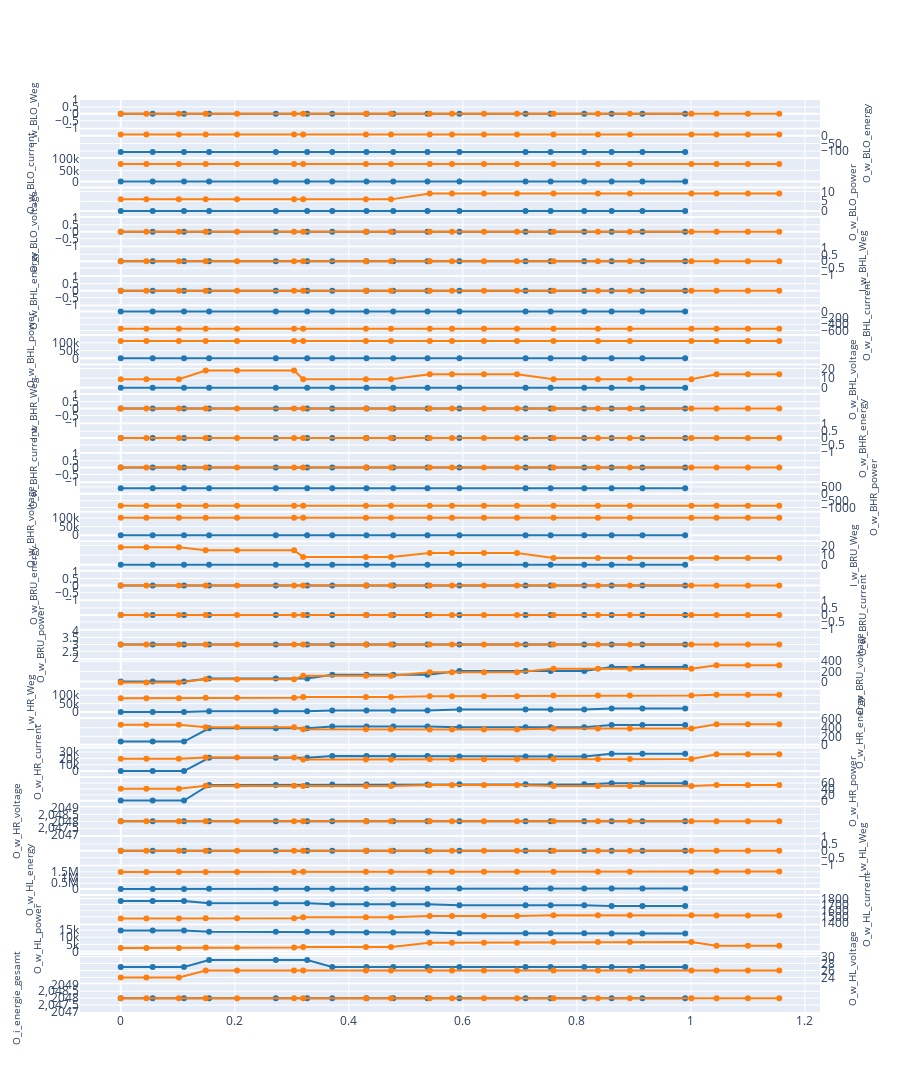

The code cell stored with this chart in its notebook:
### Code cell
state_sequences = tools.group_data_on_discrete_state(data, reset_time=True, time_col=time_col, state_column="StateEstimate")
dd = list(state_sequences.values())[0]
tools.plot_data(dd[0:2], timestamp=time_col, use_columns=cont_vars, y_title_font_size=10, vertical_spacing=0.002).show(height=20000)

### Figure 1 — Plotly figure (JSON) as saved in the notebook; plotly's stock layout.template omitted (floating-point values rounded to 4 significant figures)
{"data": [{"line": {"color": "rgba(31, 119, 180, 1)", "shape": "linear"}, "mode": "lines+markers", "name": "O_w_BLO_Axis_Ctrl", "x": [0.0, 0.056, 0.111, 0.155, 0.272, 0.327, 0.371, 0.431, 0.478, 0.538, 0.594, 0.71, 0.754, 0.813, 0.861, 0.915, 0.99], "y": [0, 0, 0, 0, 0, 0, 0, 0, 0, 0, 0, 0, 0, 0, 0, 0, 0], "type": "scatter", "xaxis": "x", "yaxis": "y"}, {"line": {"color": "rgba(255, 127, 14, 1)", "shape": "linear"}, "mode": "lines+markers", "name": "O_w_BLO_Axis_Ctrl", "x": [0.0, 0.045, 0.102, 0.149, 0.204, 0.304, 0.32, 0.43, 0.474, 0.542, 0.581, 0.637, 0.695, 0.759, 0.837, 0.893, 1.001, 1.045, 1.1, 1.155], "y": [0, 0, 0, 0, 0, 0, 0, 0, 0, 0, 0, 0, 0, 0, 0, 0, 0, 0, 0, 0], "type": "scatter", "xaxis": "x", "yaxis": "y"}, {"line": {"color": "rgba(31, 119, 180, 1)", "shape": "linear"}, "mode": "lines+markers", "name": "I_w_BLO_Weg", "x": [0.0, 0.056, 0.111, 0.155, 0.272, 0.327, 0.371, 0.431, 0.478, 0.538, 0.594, 0.71, 0.754, 0.813, 0.861, 0.915, 0.99], "y": [-106, -106, -106, -106, -106, -106, -106, -106, -106, -106, -106, -106, -106, -106, -106, -106, -106], "type": "scatter", "xaxis": "x2", "yaxis": "y2"}, {"line": {"color": "rgba(255, 127, 14, 1)", "shape": "linear"}, "mode": "lines+markers", "name": "I_w_BLO_Weg", "x": [0.0, 0.045, 0.102, 0.149, 0.204, 0.304, 0.32, 0.43, 0.474, 0.542, 0.581, 0.637, 0.695, 0.759, 0.837, 0.893, 1.001, 1.045, 1.1, 1.155], "y": [8, 8, 8, 8, 8, 8, 8, 8, 8, 8, 8, 8, 8, 8, 8, 8, 8, 8, 8, 8], "type": "scatter", "xaxis": "x2", "yaxis": "y2"}, {"line": {"color": "rgba(31, 119, 180, 1)", "shape": "linear"}, "mode": "lines+markers", "name": "O_w_BLO_energy", "x": [0.0, 0.056, 0.111, 0.155, 0.272, 0.327, 0.371, 0.431, 0.478, 0.538, 0.594, 0.71, 0.754, 0.813, 0.861, 0.915, 0.99], "y": [0, 0, 0, 0, 0, 0, 0, 0, 0, 0, 0, 0, 0, 0, 0, 0, 0], "type": "scatter", "xaxis": "x3", "yaxis": "y3"}, {"line": {"color": "rgba(255, 127, 14, 1)", "shape": "linear"}, "mode": "lines+markers", "name": "O_w_BLO_energy", "x": [0.0, 0.045, 0.102, 0.149, 0.204, 0.304, 0.32, 0.43, 0.474, 0.542, 0.581, 0.637, 0.695, 0.759, 0.837, 0.893, 1.001, 1.045, 1.1, 1.155], "y": [78203, 78203, 78203, 78203, 78203, 78203, 78203, 78203, 78203, 78203, 78203, 78203, 78203, 78203, 78203, 78203, 78203, 78203, 78203, 78203], "type": "scatter", "xaxis": "x3", "yaxis": "y3"}, {"line": {"color": "rgba(31, 119, 180, 1)", "shape": "linear"}, "mode": "lines+markers", "name": "O_w_BLO_current", "x": [0.0, 0.056, 0.111, 0.155, 0.272, 0.327, 0.371, 0.431, 0.478, 0.538, 0.594, 0.71, 0.754, 0.813, 0.861, 0.915, 0.99], "y": [0, 0, 0, 0, 0, 0, 0, 0, 0, 0, 0, 0, 0, 0, 0, 0, 0], "type": "scatter", "xaxis": "x4", "yaxis": "y4"}, {"line": {"color": "rgba(255, 127, 14, 1)", "shape": "linear"}, "mode": "lines+markers", "name": "O_w_BLO_current", "x": [0.0, 0.045, 0.102, 0.149, 0.204, 0.304, 0.32, 0.43, 0.474, 0.542, 0.581, 0.637, 0.695, 0.759, 0.837, 0.893, 1.001, 1.045, 1.1, 1.155], "y": [6, 6, 6, 6, 6, 6, 6, 6, 6, 9, 9, 9, 9, 9, 9, 9, 9, 9, 9, 9], "type": "scatter", "xaxis": "x4", "yaxis": "y4"}, {"line": {"color": "rgba(31, 119, 180, 1)", "shape": "linear"}, "mode": "lines+markers", "name": "O_w_BLO_power", "x": [0.0, 0.056, 0.111, 0.155, 0.272, 0.327, 0.371, 0.431, 0.478, 0.538, 0.594, 0.71, 0.754, 0.813, 0.861, 0.915, 0.99], "y": [0, 0, 0, 0, 0, 0, 0, 0, 0, 0, 0, 0, 0, 0, 0, 0, 0], "type": "scatter", "xaxis": "x5", "yaxis": "y5"}, {"line": {"color": "rgba(255, 127, 14, 1)", "shape": "linear"}, "mode": "lines+markers", "name": "O_w_BLO_power", "x": [0.0, 0.045, 0.102, 0.149, 0.204, 0.304, 0.32, 0.43, 0.474, 0.542, 0.581, 0.637, 0.695, 0.759, 0.837, 0.893, 1.001, 1.045, 1.1, 1.155], "y": [0, 0, 0, 0, 0, 0, 0, 0, 0, 0, 0, 0, 0, 0, 0, 0, 0, 0, 0, 0], "type": "scatter", "xaxis": "x5", "yaxis": "y5"}, {"line": {"color": "rgba(31, 119, 180, 1)", "shape": "linear"}, "mode": "lines+markers", "name": "O_w_BLO_voltage", "x": [0.0, 0.056, 0.111, 0.155, 0.272, 0.327, 0.371, 0.431, 0.478, 0.538, 0.594, 0.71, 0.754, 0.813, 0.861, 0.915, 0.99], "y": [0, 0, 0, 0, 0, 0, 0, 0, 0, 0, 0, 0, 0, 0, 0, 0, 0], "type": "scatter", "xaxis": "x6", "yaxis": "y6"}, {"line": {"color": "rgba(255, 127, 14, 1)", "shape": "linear"}, "mode": "lines+markers", "name": "O_w_BLO_voltage", "x": [0.0, 0.045, 0.102, 0.149, 0.204, 0.304, 0.32, 0.43, 0.474, 0.542, 0.581, 0.637, 0.695, 0.759, 0.837, 0.893, 1.001, 1.045, 1.1, 1.155], "y": [0, 0, 0, 0, 0, 0, 0, 0, 0, 0, 0, 0, 0, 0, 0, 0, 0, 0, 0, 0], "type": "scatter", "xaxis": "x6", "yaxis": "y6"}, {"line": {"color": "rgba(31, 119, 180, 1)", "shape": "linear"}, "mode": "lines+markers", "name": "O_w_BHL_Axis_Ctrl", "x": [0.0, 0.056, 0.111, 0.155, 0.272, 0.327, 0.371, 0.431, 0.478, 0.538, 0.594, 0.71, 0.754, 0.813, 0.861, 0.915, 0.99], "y": [0, 0, 0, 0, 0, 0, 0, 0, 0, 0, 0, 0, 0, 0, 0, 0, 0], "type": "scatter", "xaxis": "x7", "yaxis": "y7"}, {"line": {"color": "rgba(255, 127, 14, 1)", "shape": "linear"}, "mode": "lines+markers", "name": "O_w_BHL_Axis_Ctrl", "x": [0.0, 0.045, 0.102, 0.149, 0.204, 0.304, 0.32, 0.43, 0.474, 0.542, 0.581, 0.637, 0.695, 0.759, 0.837, 0.893, 1.001, 1.045, 1.1, 1.155], "y": [0, 0, 0, 0, 0, 0, 0, 0, 0, 0, 0, 0, 0, 0, 0, 0, 0, 0, 0, 0], "type": "scatter", "xaxis": "x7", "yaxis": "y7"}, {"line": {"color": "rgba(31, 119, 180, 1)", "shape": "linear"}, "mode": "lines+markers", "name": "I_w_BHL_Weg", "x": [0.0, 0.056, 0.111, 0.155, 0.272, 0.327, 0.371, 0.431, 0.478, 0.538, 0.594, 0.71, 0.754, 0.813, 0.861, 0.915, 0.99], "y": [0, 0, 0, 0, 0, 0, 0, 0, 0, 0, 0, 0, 0, 0, 0, 0, 0], "type": "scatter", "xaxis": "x8", "yaxis": "y8"}, {"line": {"color": "rgba(255, 127, 14, 1)", "shape": "linear"}, "mode": "lines+markers", "name": "I_w_BHL_Weg", "x": [0.0, 0.045, 0.102, 0.149, 0.204, 0.304, 0.32, 0.43, 0.474, 0.542, 0.581, 0.637, 0.695, 0.759, 0.837, 0.893, 1.001, 1.045, 1.1, 1.155], "y": [-546, -546, -546, -546, -546, -546, -546, -546, -546, -546, -546, -546, -546, -546, -546, -546, -546, -546, -546, -546], "type": "scatter", "xaxis": "x8", "yaxis": "y8"}, {"line": {"color": "rgba(31, 119, 180, 1)", "shape": "linear"}, "mode": "lines+markers", "name": "O_w_BHL_energy", "x": [0.0, 0.056, 0.111, 0.155, 0.272, 0.327, 0.371, 0.431, 0.478, 0.538, 0.594, 0.71, 0.754, 0.813, 0.861, 0.915, 0.99], "y": [0, 0, 0, 0, 0, 0, 0, 0, 0, 0, 0, 0, 0, 0, 0, 0, 0], "type": "scatter", "xaxis": "x9", "yaxis": "y9"}, {"line": {"color": "rgba(255, 127, 14, 1)", "shape": "linear"}, "mode": "lines+markers", "name": "O_w_BHL_energy", "x": [0.0, 0.045, 0.102, 0.149, 0.204, 0.304, 0.32, 0.43, 0.474, 0.542, 0.581, 0.637, 0.695, 0.759, 0.837, 0.893, 1.001, 1.045, 1.1, 1.155], "y": [111969, 111969, 111969, 111969, 111969, 111969, 111969, 111969, 111969, 111969, 111969, 111969, 111969, 111969, 111969, 111969, 111969, 111969, 111969, 111969], "type": "scatter", "xaxis": "x9", "yaxis": "y9"}, {"line": {"color": "rgba(31, 119, 180, 1)", "shape": "linear"}, "mode": "lines+markers", "name": "O_w_BHL_current", "x": [0.0, 0.056, 0.111, 0.155, 0.272, 0.327, 0.371, 0.431, 0.478, 0.538, 0.594, 0.71, 0.754, 0.813, 0.861, 0.915, 0.99], "y": [0, 0, 0, 0, 0, 0, 0, 0, 0, 0, 0, 0, 0, 0, 0, 0, 0], "type": "scatter", "xaxis": "x10", "yaxis": "y10"}, {"line": {"color": "rgba(255, 127, 14, 1)", "shape": "linear"}, "mode": "lines+markers", "name": "O_w_BHL_current", "x": [0.0, 0.045, 0.102, 0.149, 0.204, 0.304, 0.32, 0.43, 0.474, 0.542, 0.581, 0.637, 0.695, 0.759, 0.837, 0.893, 1.001, 1.045, 1.1, 1.155], "y": [9, 9, 9, 18, 18, 18, 9, 9, 9, 14, 14, 14, 14, 9, 9, 9, 9, 14, 14, 14], "type": "scatter", "xaxis": "x10", "yaxis": "y10"}, {"line": {"color": "rgba(31, 119, 180, 1)", "shape": "linear"}, "mode": "lines+markers", "name": "O_w_BHL_power", "x": [0.0, 0.056, 0.111, 0.155, 0.272, 0.327, 0.371, 0.431, 0.478, 0.538, 0.594, 0.71, 0.754, 0.813, 0.861, 0.915, 0.99], "y": [0, 0, 0, 0, 0, 0, 0, 0, 0, 0, 0, 0, 0, 0, 0, 0, 0], "type": "scatter", "xaxis": "x11", "yaxis": "y11"}, {"line": {"color": "rgba(255, 127, 14, 1)", "shape": "linear"}, "mode": "lines+markers", "name": "O_w_BHL_power", "x": [0.0, 0.045, 0.102, 0.149, 0.204, 0.304, 0.32, 0.43, 0.474, 0.542, 0.581, 0.637, 0.695, 0.759, 0.837, 0.893, 1.001, 1.045, 1.1, 1.155], "y": [0, 0, 0, 0, 0, 0, 0, 0, 0, 0, 0, 0, 0, 0, 0, 0, 0, 0, 0, 0], "type": "scatter", "xaxis": "x11", "yaxis": "y11"}, {"line": {"color": "rgba(31, 119, 180, 1)", "shape": "linear"}, "mode": "lines+markers", "name": "O_w_BHL_voltage", "x": [0.0, 0.056, 0.111, 0.155, 0.272, 0.327, 0.371, 0.431, 0.478, 0.538, 0.594, 0.71, 0.754, 0.813, 0.861, 0.915, 0.99], "y": [0, 0, 0, 0, 0, 0, 0, 0, 0, 0, 0, 0, 0, 0, 0, 0, 0], "type": "scatter", "xaxis": "x12", "yaxis": "y12"}, {"line": {"color": "rgba(255, 127, 14, 1)", "shape": "linear"}, "mode": "lines+markers", "name": "O_w_BHL_voltage", "x": [0.0, 0.045, 0.102, 0.149, 0.204, 0.304, 0.32, 0.43, 0.474, 0.542, 0.581, 0.637, 0.695, 0.759, 0.837, 0.893, 1.001, 1.045, 1.1, 1.155], "y": [0, 0, 0, 0, 0, 0, 0, 0, 0, 0, 0, 0, 0, 0, 0, 0, 0, 0, 0, 0], "type": "scatter", "xaxis": "x12", "yaxis": "y12"}, {"line": {"color": "rgba(31, 119, 180, 1)", "shape": "linear"}, "mode": "lines+markers", "name": "O_w_BHR_Axis_Ctrl", "x": [0.0, 0.056, 0.111, 0.155, 0.272, 0.327, 0.371, 0.431, 0.478, 0.538, 0.594, 0.71, 0.754, 0.813, 0.861, 0.915, 0.99], "y": [0, 0, 0, 0, 0, 0, 0, 0, 0, 0, 0, 0, 0, 0, 0, 0, 0], "type": "scatter", "xaxis": "x13", "yaxis": "y13"}, {"line": {"color": "rgba(255, 127, 14, 1)", "shape": "linear"}, "mode": "lines+markers", "name": "O_w_BHR_Axis_Ctrl", "x": [0.0, 0.045, 0.102, 0.149, 0.204, 0.304, 0.32, 0.43, 0.474, 0.542, 0.581, 0.637, 0.695, 0.759, 0.837, 0.893, 1.001, 1.045, 1.1, 1.155], "y": [0, 0, 0, 0, 0, 0, 0, 0, 0, 0, 0, 0, 0, 0, 0, 0, 0, 0, 0, 0], "type": "scatter", "xaxis": "x13", "yaxis": "y13"}, {"line": {"color": "rgba(31, 119, 180, 1)", "shape": "linear"}, "mode": "lines+markers", "name": "I_w_BHR_Weg", "x": [0.0, 0.056, 0.111, 0.155, 0.272, 0.327, 0.371, 0.431, 0.478, 0.538, 0.594, 0.71, 0.754, 0.813, 0.861, 0.915, 0.99], "y": [388, 388, 388, 388, 388, 388, 388, 388, 388, 388, 388, 388, 388, 388, 388, 388, 388], "type": "scatter", "xaxis": "x14", "yaxis": "y14"}, {"line": {"color": "rgba(255, 127, 14, 1)", "shape": "linear"}, "mode": "lines+markers", "name": "I_w_BHR_Weg", "x": [0.0, 0.045, 0.102, 0.149, 0.204, 0.304, 0.32, 0.43, 0.474, 0.542, 0.581, 0.637, 0.695, 0.759, 0.837, 0.893, 1.001, 1.045, 1.1, 1.155], "y": [-874, -874, -874, -874, -874, -874, -874, -874, -874, -874, -874, -874, -874, -874, -874, -874, -874, -874, -874, -874], "type": "scatter", "xaxis": "x14", "yaxis": "y14"}, {"line": {"color": "rgba(31, 119, 180, 1)", "shape": "linear"}, "mode": "lines+markers", "name": "O_w_BHR_energy", "x": [0.0, 0.056, 0.111, 0.155, 0.272, 0.327, 0.371, 0.431, 0.478, 0.538, 0.594, 0.71, 0.754, 0.813, 0.861, 0.915, 0.99], "y": [0, 0, 0, 0, 0, 0, 0, 0, 0, 0, 0, 0, 0, 0, 0, 0, 0], "type": "scatter", "xaxis": "x15", "yaxis": "y15"}, {"line": {"color": "rgba(255, 127, 14, 1)", "shape": "linear"}, "mode": "lines+markers", "name": "O_w_BHR_energy", "x": [0.0, 0.045, 0.102, 0.149, 0.204, 0.304, 0.32, 0.43, 0.474, 0.542, 0.581, 0.637, 0.695, 0.759, 0.837, 0.893, 1.001, 1.045, 1.1, 1.155], "y": [101395, 101395, 101395, 101395, 101395, 101395, 101395, 101395, 101395, 101395, 101395, 101395, 101395, 101395, 101395, 101395, 101395, 101395, 101395, 101395], "type": "scatter", "xaxis": "x15", "yaxis": "y15"}, {"line": {"color": "rgba(31, 119, 180, 1)", "shape": "linear"}, "mode": "lines+markers", "name": "O_w_BHR_current", "x": [0.0, 0.056, 0.111, 0.155, 0.272, 0.327, 0.371, 0.431, 0.478, 0.538, 0.594, 0.71, 0.754, 0.813, 0.861, 0.915, 0.99], "y": [0, 0, 0, 0, 0, 0, 0, 0, 0, 0, 0, 0, 0, 0, 0, 0, 0], "type": "scatter", "xaxis": "x16", "yaxis": "y16"}, {"line": {"color": "rgba(255, 127, 14, 1)", "shape": "linear"}, "mode": "lines+markers", "name": "O_w_BHR_current", "x": [0.0, 0.045, 0.102, 0.149, 0.204, 0.304, 0.32, 0.43, 0.474, 0.542, 0.581, 0.637, 0.695, 0.759, 0.837, 0.893, 1.001, 1.045, 1.1, 1.155], "y": [18, 18, 18, 15, 15, 15, 8, 8, 8, 12, 12, 12, 12, 7, 7, 7, 7, 7, 7, 7], "type": "scatter", "xaxis": "x16", "yaxis": "y16"}, {"line": {"color": "rgba(31, 119, 180, 1)", "shape": "linear"}, "mode": "lines+markers", "name": "O_w_BHR_power", "x": [0.0, 0.056, 0.111, 0.155, 0.272, 0.327, 0.371, 0.431, 0.478, 0.538, 0.594, 0.71, 0.754, 0.813, 0.861, 0.915, 0.99], "y": [0, 0, 0, 0, 0, 0, 0, 0, 0, 0, 0, 0, 0, 0, 0, 0, 0], "type": "scatter", "xaxis": "x17", "yaxis": "y17"}, {"line": {"color": "rgba(255, 127, 14, 1)", "shape": "linear"}, "mode": "lines+markers", "name": "O_w_BHR_power", "x": [0.0, 0.045, 0.102, 0.149, 0.204, 0.304, 0.32, 0.43, 0.474, 0.542, 0.581, 0.637, 0.695, 0.759, 0.837, 0.893, 1.001, 1.045, 1.1, 1.155], "y": [0, 0, 0, 0, 0, 0, 0, 0, 0, 0, 0, 0, 0, 0, 0, 0, 0, 0, 0, 0], "type": "scatter", "xaxis": "x17", "yaxis": "y17"}, {"line": {"color": "rgba(31, 119, 180, 1)", "shape": "linear"}, "mode": "lines+markers", "name": "O_w_BHR_voltage", "x": [0.0, 0.056, 0.111, 0.155, 0.272, 0.327, 0.371, 0.431, 0.478, 0.538, 0.594, 0.71, 0.754, 0.813, 0.861, 0.915, 0.99], "y": [0, 0, 0, 0, 0, 0, 0, 0, 0, 0, 0, 0, 0, 0, 0, 0, 0], "type": "scatter", "xaxis": "x18", "yaxis": "y18"}, {"line": {"color": "rgba(255, 127, 14, 1)", "shape": "linear"}, "mode": "lines+markers", "name": "O_w_BHR_voltage", "x": [0.0, 0.045, 0.102, 0.149, 0.204, 0.304, 0.32, 0.43, 0.474, 0.542, 0.581, 0.637, 0.695, 0.759, 0.837, 0.893, 1.001, 1.045, 1.1, 1.155], "y": [0, 0, 0, 0, 0, 0, 0, 0, 0, 0, 0, 0, 0, 0, 0, 0, 0, 0, 0, 0], "type": "scatter", "xaxis": "x18", "yaxis": "y18"}, {"line": {"color": "rgba(31, 119, 180, 1)", "shape": "linear"}, "mode": "lines+markers", "name": "O_w_BRU_Axis_Ctrl", "x": [0.0, 0.056, 0.111, 0.155, 0.272, 0.327, 0.371, 0.431, 0.478, 0.538, 0.594, 0.71, 0.754, 0.813, 0.861, 0.915, 0.99], "y": [3, 3, 3, 3, 3, 3, 3, 3, 3, 3, 3, 3, 3, 3, 3, 3, 3], "type": "scatter", "xaxis": "x19", "yaxis": "y19"}, {"line": {"color": "rgba(255, 127, 14, 1)", "shape": "linear"}, "mode": "lines+markers", "name": "O_w_BRU_Axis_Ctrl", "x": [0.0, 0.045, 0.102, 0.149, 0.204, 0.304, 0.32, 0.43, 0.474, 0.542, 0.581, 0.637, 0.695, 0.759, 0.837, 0.893, 1.001, 1.045, 1.1, 1.155], "y": [3, 3, 3, 3, 3, 3, 3, 3, 3, 3, 3, 3, 3, 3, 3, 3, 3, 3, 3, 3], "type": "scatter", "xaxis": "x19", "yaxis": "y19"}, {"line": {"color": "rgba(31, 119, 180, 1)", "shape": "linear"}, "mode": "lines+markers", "name": "I_w_BRU_Weg", "x": [0.0, 0.056, 0.111, 0.155, 0.272, 0.327, 0.371, 0.431, 0.478, 0.538, 0.594, 0.71, 0.754, 0.813, 0.861, 0.915, 0.99], "y": [0, 0, 0, 57, 57, 57, 131, 131, 131, 131, 209, 209, 209, 209, 287, 287, 287], "type": "scatter", "xaxis": "x20", "yaxis": "y20"}, {"line": {"color": "rgba(255, 127, 14, 1)", "shape": "linear"}, "mode": "lines+markers", "name": "I_w_BRU_Weg", "x": [0.0, 0.045, 0.102, 0.149, 0.204, 0.304, 0.32, 0.43, 0.474, 0.542, 0.581, 0.637, 0.695, 0.759, 0.837, 0.893, 1.001, 1.045, 1.1, 1.155], "y": [-24, -24, -24, 43, 43, 43, 113, 113, 113, 182, 182, 182, 182, 252, 252, 252, 252, 322, 322, 322], "type": "scatter", "xaxis": "x20", "yaxis": "y20"}, {"line": {"color": "rgba(31, 119, 180, 1)", "shape": "linear"}, "mode": "lines+markers", "name": "O_w_BRU_energy", "x": [0.0, 0.056, 0.111, 0.155, 0.272, 0.327, 0.371, 0.431, 0.478, 0.538, 0.594, 0.71, 0.754, 0.813, 0.861, 0.915, 0.99], "y": [0, 0, 0, 4842, 4842, 4842, 10098, 10098, 10098, 10098, 14840, 14840, 14840, 14840, 20558, 20558, 20558], "type": "scatter", "xaxis": "x21", "yaxis": "y21"}, {"line": {"color": "rgba(255, 127, 14, 1)", "shape": "linear"}, "mode": "lines+markers", "name": "O_w_BRU_energy", "x": [0.0, 0.045, 0.102, 0.149, 0.204, 0.304, 0.32, 0.43, 0.474, 0.542, 0.581, 0.637, 0.695, 0.759, 0.837, 0.893, 1.001, 1.045, 1.1, 1.155], "y": [81530, 81530, 81530, 85750, 85750, 85750, 89656, 89656, 89656, 94385, 94385, 94385, 94385, 98341, 98341, 98341, 98341, 103154, 103154, 103154], "type": "scatter", "xaxis": "x21", "yaxis": "y21"}, {"line": {"color": "rgba(31, 119, 180, 1)", "shape": "linear"}, "mode": "lines+markers", "name": "O_w_BRU_current", "x": [0.0, 0.056, 0.111, 0.155, 0.272, 0.327, 0.371, 0.431, 0.478, 0.538, 0.594, 0.71, 0.754, 0.813, 0.861, 0.915, 0.99], "y": [77, 77, 77, 389, 389, 389, 432, 432, 432, 432, 412, 412, 412, 412, 468, 468, 468], "type": "scatter", "xaxis": "x22", "yaxis": "y22"}, {"line": {"color": "rgba(255, 127, 14, 1)", "shape": "linear"}, "mode": "lines+markers", "name": "O_w_BRU_current", "x": [0.0, 0.045, 0.102, 0.149, 0.204, 0.304, 0.32, 0.43, 0.474, 0.542, 0.581, 0.637, 0.695, 0.759, 0.837, 0.893, 1.001, 1.045, 1.1, 1.155], "y": [473, 473, 473, 412, 412, 412, 367, 367, 367, 362, 362, 362, 362, 382, 382, 382, 382, 485, 485, 485], "type": "scatter", "xaxis": "x22", "yaxis": "y22"}, {"line": {"color": "rgba(31, 119, 180, 1)", "shape": "linear"}, "mode": "lines+markers", "name": "O_w_BRU_power", "x": [0.0, 0.056, 0.111, 0.155, 0.272, 0.327, 0.371, 0.431, 0.478, 0.538, 0.594, 0.71, 0.754, 0.813, 0.861, 0.915, 0.99], "y": [0, 0, 0, 21006, 21006, 21006, 23815, 23815, 23815, 23815, 23016, 23016, 23016, 23016, 27608, 27608, 27608], "type": "scatter", "xaxis": "x23", "yaxis": "y23"}, {"line": {"color": "rgba(255, 127, 14, 1)", "shape": "linear"}, "mode": "lines+markers", "name": "O_w_BRU_power", "x": [0.0, 0.045, 0.102, 0.149, 0.204, 0.304, 0.32, 0.43, 0.474, 0.542, 0.581, 0.637, 0.695, 0.759, 0.837, 0.893, 1.001, 1.045, 1.1, 1.155], "y": [19393, 19393, 19393, 21420, 21420, 21420, 18200, 18200, 18200, 18720, 18720, 18720, 18720, 19150, 19150, 19150, 19150, 26510, 26510, 26510], "type": "scatter", "xaxis": "x23", "yaxis": "y23"}, {"line": {"color": "rgba(31, 119, 180, 1)", "shape": "linear"}, "mode": "lines+markers", "name": "O_w_BRU_voltage", "x": [0.0, 0.056, 0.111, 0.155, 0.272, 0.327, 0.371, 0.431, 0.478, 0.538, 0.594, 0.71, 0.754, 0.813, 0.861, 0.915, 0.99], "y": [1, 1, 1, 54, 54, 54, 55, 55, 55, 55, 56, 56, 56, 56, 60, 60, 60], "type": "scatter", "xaxis": "x24", "yaxis": "y24"}, {"line": {"color": "rgba(255, 127, 14, 1)", "shape": "linear"}, "mode": "lines+markers", "name": "O_w_BRU_voltage", "x": [0.0, 0.045, 0.102, 0.149, 0.204, 0.304, 0.32, 0.43, 0.474, 0.542, 0.581, 0.637, 0.695, 0.759, 0.837, 0.893, 1.001, 1.045, 1.1, 1.155], "y": [41, 41, 41, 51, 51, 51, 50, 50, 50, 54, 54, 54, 54, 50, 50, 50, 50, 54, 54, 54], "type": "scatter", "xaxis": "x24", "yaxis": "y24"}, {"line": {"color": "rgba(31, 119, 180, 1)", "shape": "linear"}, "mode": "lines+markers", "name": "O_w_HAR_Ctrl", "x": [0.0, 0.056, 0.111, 0.155, 0.272, 0.327, 0.371, 0.431, 0.478, 0.538, 0.594, 0.71, 0.754, 0.813, 0.861, 0.915, 0.99], "y": [2048, 2048, 2048, 2048, 2048, 2048, 2048, 2048, 2048, 2048, 2048, 2048, 2048, 2048, 2048, 2048, 2048], "type": "scatter", "xaxis": "x25", "yaxis": "y25"}, {"line": {"color": "rgba(255, 127, 14, 1)", "shape": "linear"}, "mode": "lines+markers", "name": "O_w_HAR_Ctrl", "x": [0.0, 0.045, 0.102, 0.149, 0.204, 0.304, 0.32, 0.43, 0.474, 0.542, 0.581, 0.637, 0.695, 0.759, 0.837, 0.893, 1.001, 1.045, 1.1, 1.155], "y": [2048, 2048, 2048, 2048, 2048, 2048, 2048, 2048, 2048, 2048, 2048, 2048, 2048, 2048, 2048, 2048, 2048, 2048, 2048, 2048], "type": "scatter", "xaxis": "x25", "yaxis": "y25"}, {"line": {"color": "rgba(31, 119, 180, 1)", "shape": "linear"}, "mode": "lines+markers", "name": "I_w_HR_Weg", "x": [0.0, 0.056, 0.111, 0.155, 0.272, 0.327, 0.371, 0.431, 0.478, 0.538, 0.594, 0.71, 0.754, 0.813, 0.861, 0.915, 0.99], "y": [0, 0, 0, 0, 0, 0, 0, 0, 0, 0, 0, 0, 0, 0, 0, 0, 0], "type": "scatter", "xaxis": "x26", "yaxis": "y26"}, {"line": {"color": "rgba(255, 127, 14, 1)", "shape": "linear"}, "mode": "lines+markers", "name": "I_w_HR_Weg", "x": [0.0, 0.045, 0.102, 0.149, 0.204, 0.304, 0.32, 0.43, 0.474, 0.542, 0.581, 0.637, 0.695, 0.759, 0.837, 0.893, 1.001, 1.045, 1.1, 1.155], "y": [0, 0, 0, 0, 0, 0, 0, 0, 0, 0, 0, 0, 0, 0, 0, 0, 0, 0, 0, 0], "type": "scatter", "xaxis": "x26", "yaxis": "y26"}, {"line": {"color": "rgba(31, 119, 180, 1)", "shape": "linear"}, "mode": "lines+markers", "name": "O_w_HR_energy", "x": [0.0, 0.056, 0.111, 0.155, 0.272, 0.327, 0.371, 0.431, 0.478, 0.538, 0.594, 0.71, 0.754, 0.813, 0.861, 0.915, 0.99], "y": [2206, 2206, 2206, 12603, 12603, 12603, 22274, 22274, 22274, 22274, 32313, 32313, 32313, 32313, 42284, 42284, 42284], "type": "scatter", "xaxis": "x27", "yaxis": "y27"}, {"line": {"color": "rgba(255, 127, 14, 1)", "shape": "linear"}, "mode": "lines+markers", "name": "O_w_HR_energy", "x": [0.0, 0.045, 0.102, 0.149, 0.204, 0.304, 0.32, 0.43, 0.474, 0.542, 0.581, 0.637, 0.695, 0.759, 0.837, 0.893, 1.001, 1.045, 1.1, 1.155], "y": [1478957, 1478957, 1478957, 1487215, 1487215, 1487215, 1495539, 1495539, 1495539, 1503989, 1503989, 1503989, 1503989, 1512495, 1512495, 1512495, 1512495, 1521327, 1521327, 1521327], "type": "scatter", "xaxis": "x27", "yaxis": "y27"}, {"line": {"color": "rgba(31, 119, 180, 1)", "shape": "linear"}, "mode": "lines+markers", "name": "O_w_HR_current", "x": [0.0, 0.056, 0.111, 0.155, 0.272, 0.327, 0.371, 0.431, 0.478, 0.538, 0.594, 0.71, 0.754, 0.813, 0.861, 0.915, 0.99], "y": [1758, 1758, 1758, 1721, 1721, 1721, 1707, 1707, 1707, 1707, 1690, 1690, 1690, 1690, 1677, 1677, 1677], "type": "scatter", "xaxis": "x28", "yaxis": "y28"}, {"line": {"color": "rgba(255, 127, 14, 1)", "shape": "linear"}, "mode": "lines+markers", "name": "O_w_HR_current", "x": [0.0, 0.045, 0.102, 0.149, 0.204, 0.304, 0.32, 0.43, 0.474, 0.542, 0.581, 0.637, 0.695, 0.759, 0.837, 0.893, 1.001, 1.045, 1.1, 1.155], "y": [1472, 1472, 1472, 1475, 1475, 1475, 1493, 1493, 1493, 1510, 1510, 1510, 1510, 1523, 1523, 1523, 1523, 1519, 1519, 1519], "type": "scatter", "xaxis": "x28", "yaxis": "y28"}, {"line": {"color": "rgba(31, 119, 180, 1)", "shape": "linear"}, "mode": "lines+markers", "name": "O_w_HR_power", "x": [0.0, 0.056, 0.111, 0.155, 0.272, 0.327, 0.371, 0.431, 0.478, 0.538, 0.594, 0.71, 0.754, 0.813, 0.861, 0.915, 0.99], "y": [14698, 14698, 14698, 13834, 13834, 13834, 13321, 13321, 13321, 13321, 12862, 12862, 12862, 12862, 12565, 12565, 12565], "type": "scatter", "xaxis": "x29", "yaxis": "y29"}, {"line": {"color": "rgba(255, 127, 14, 1)", "shape": "linear"}, "mode": "lines+markers", "name": "O_w_HR_power", "x": [0.0, 0.045, 0.102, 0.149, 0.204, 0.304, 0.32, 0.43, 0.474, 0.542, 0.581, 0.637, 0.695, 0.759, 0.837, 0.893, 1.001, 1.045, 1.1, 1.155], "y": [2560, 2560, 2560, 2800, 2800, 2800, 3232, 3232, 3232, 6232, 6232, 6232, 6232, 6726, 6726, 6726, 6726, 4096, 4096, 4096], "type": "scatter", "xaxis": "x29", "yaxis": "y29"}, {"line": {"color": "rgba(31, 119, 180, 1)", "shape": "linear"}, "mode": "lines+markers", "name": "O_w_HR_voltage", "x": [0.0, 0.056, 0.111, 0.155, 0.272, 0.327, 0.371, 0.431, 0.478, 0.538, 0.594, 0.71, 0.754, 0.813, 0.861, 0.915, 0.99], "y": [27, 27, 27, 29, 29, 29, 27, 27, 27, 27, 27, 27, 27, 27, 27, 27, 27], "type": "scatter", "xaxis": "x30", "yaxis": "y30"}, {"line": {"color": "rgba(255, 127, 14, 1)", "shape": "linear"}, "mode": "lines+markers", "name": "O_w_HR_voltage", "x": [0.0, 0.045, 0.102, 0.149, 0.204, 0.304, 0.32, 0.43, 0.474, 0.542, 0.581, 0.637, 0.695, 0.759, 0.837, 0.893, 1.001, 1.045, 1.1, 1.155], "y": [24, 24, 24, 26, 26, 26, 26, 26, 26, 26, 26, 26, 26, 26, 26, 26, 26, 26, 26, 26], "type": "scatter", "xaxis": "x30", "yaxis": "y30"}, {"line": {"color": "rgba(31, 119, 180, 1)", "shape": "linear"}, "mode": "lines+markers", "name": "O_w_HAL_Ctrl", "x": [0.0, 0.056, 0.111, 0.155, 0.272, 0.327, 0.371, 0.431, 0.478, 0.538, 0.594, 0.71, 0.754, 0.813, 0.861, 0.915, 0.99], "y": [2048, 2048, 2048, 2048, 2048, 2048, 2048, 2048, 2048, 2048, 2048, 2048, 2048, 2048, 2048, 2048, 2048], "type": "scatter", "xaxis": "x31", "yaxis": "y31"}, {"line": {"color": "rgba(255, 127, 14, 1)", "shape": "linear"}, "mode": "lines+markers", "name": "O_w_HAL_Ctrl", "x": [0.0, 0.045, 0.102, 0.149, 0.204, 0.304, 0.32, 0.43, 0.474, 0.542, 0.581, 0.637, 0.695, 0.759, 0.837, 0.893, 1.001, 1.045, 1.1, 1.155], "y": [2048, 2048, 2048, 2048, 2048, 2048, 2048, 2048, 2048, 2048, 2048, 2048, 2048, 2048, 2048, 2048, 2048, 2048, 2048, 2048], "type": "scatter", "xaxis": "x31", "yaxis": "y31"}], "layout": {"xaxis": {"anchor": "y", "domain": [0.0, 1.0], "matches": "x31", "showticklabels": false}, "yaxis": {"anchor": "x", "domain": [0.9697, 1.0], "title": {"font": {"size": 10}, "text": "I_w_BLO_Weg"}, "categoryorder": "category ascending"}, "xaxis2": {"anchor": "y2", "domain": [0.0, 1.0], "matches": "x31", "showticklabels": false}, "yaxis2": {"anchor": "x2", "domain": [0.9374, 0.9677], "title": {"font": {"size": 10}, "text": "O_w_BLO_energy"}, "categoryorder": "category ascending", "side": "right"}, "xaxis3": {"anchor": "y3", "domain": [0.0, 1.0], "matches": "x31", "showticklabels": false}, "yaxis3": {"anchor": "x3", "domain": [0.905, 0.9354], "title": {"font": {"size": 10}, "text": "O_w_BLO_current"}, "categoryorder": "category ascending"}, "xaxis4": {"anchor": "y4", "domain": [0.0, 1.0], "matches": "x31", "showticklabels": false}, "yaxis4": {"anchor": "x4", "domain": [0.8727, 0.903], "title": {"font": {"size": 10}, "text": "O_w_BLO_power"}, "categoryorder": "category ascending", "side": "right"}, "xaxis5": {"anchor": "y5", "domain": [0.0, 1.0], "matches": "x31", "showticklabels": false}, "yaxis5": {"anchor": "x5", "domain": [0.8404, 0.8707], "title": {"font": {"size": 10}, "text": "O_w_BLO_voltage"}, "categoryorder": "category ascending"}, "xaxis6": {"anchor": "y6", "domain": [0.0, 1.0], "matches": "x31", "showticklabels": false}, "yaxis6": {"anchor": "x6", "domain": [0.8081, 0.8384], "title": {"font": {"size": 10}, "text": "I_w_BHL_Weg"}, "categoryorder": "category ascending", "side": "right"}, "xaxis7": {"anchor": "y7", "domain": [0.0, 1.0], "matches": "x31", "showticklabels": false}, "yaxis7": {"anchor": "x7", "domain": [0.7757, 0.8061], "title": {"font": {"size": 10}, "text": "O_w_BHL_energy"}, "categoryorder": "category ascending"}, "xaxis8": {"anchor": "y8", "domain": [0.0, 1.0], "matches": "x31", "showticklabels": false}, "yaxis8": {"anchor": "x8", "domain": [0.7434, 0.7737], "title": {"font": {"size": 10}, "text": "O_w_BHL_current"}, "categoryorder": "category ascending", "side": "right"}, "xaxis9": {"anchor": "y9", "domain": [0.0, 1.0], "matches": "x31", "showticklabels": false}, "yaxis9": {"anchor": "x9", "domain": [0.7111, 0.7414], "title": {"font": {"size": 10}, "text": "O_w_BHL_power"}, "categoryorder": "category ascending"}, "xaxis10": {"anchor": "y10", "domain": [0.0, 1.0], "matches": "x31", "showticklabels": false}, "yaxis10": {"anchor": "x10", "domain": [0.6788, 0.7091], "title": {"font": {"size": 10}, "text": "O_w_BHL_voltage"}, "categoryorder": "category ascending", "side": "right"}, "xaxis11": {"anchor": "y11", "domain": [0.0, 1.0], "matches": "x31", "showticklabels": false}, "yaxis11": {"anchor": "x11", "domain": [0.6465, 0.6768], "title": {"font": {"size": 10}, "text": "I_w_BHR_Weg"}, "categoryorder": "category ascending"}, "xaxis12": {"anchor": "y12", "domain": [0.0, 1.0], "matches": "x31", "showticklabels": false}, "yaxis12": {"anchor": "x12", "domain": [0.6141, 0.6445], "title": {"font": {"size": 10}, "text": "O_w_BHR_energy"}, "categoryorder": "category ascending", "side": "right"}, "xaxis13": {"anchor": "y13", "domain": [0.0, 1.0], "matches": "x31", "showticklabels": false}, "yaxis13": {"anchor": "x13", "domain": [0.5818, 0.6121], "title": {"font": {"size": 10}, "text": "O_w_BHR_current"}, "categoryorder": "category ascending"}, "xaxis14": {"anchor": "y14", "domain": [0.0, 1.0], "matches": "x31", "showticklabels": false}, "yaxis14": {"anchor": "x14", "domain": [0.5495, 0.5798], "title": {"font": {"size": 10}, "text": "O_w_BHR_power"}, "categoryorder": "category ascending", "side": "right"}, "xaxis15": {"anchor": "y15", "domain": [0.0, 1.0], "matches": "x31", "showticklabels": false}, "yaxis15": {"anchor": "x15", "domain": [0.5172, 0.5475], "title": {"font": {"size": 10}, "text": "O_w_BHR_voltage"}, "categoryorder": "category ascending"}, "xaxis16": {"anchor": "y16", "domain": [0.0, 1.0], "matches": "x31", "showticklabels": false}, "yaxis16": {"anchor": "x16", "domain": [0.4848, 0.5152], "title": {"font": {"size": 10}, "text": "I_w_BRU_Weg"}, "categoryorder": "category ascending", "side": "right"}, "xaxis17": {"anchor": "y17", "domain": [0.0, 1.0], "matches": "x31", "showticklabels": false}, "yaxis17": {"anchor": "x17", "domain": [0.4525, 0.4828], "title": {"font": {"size": 10}, "text": "O_w_BRU_energy"}, "categoryorder": "category ascending"}, "xaxis18": {"anchor": "y18", "domain": [0.0, 1.0], "matches": "x31", "showticklabels": false}, "yaxis18": {"anchor": "x18", "domain": [0.4202, 0.4505], "title": {"font": {"size": 10}, "text": "O_w_BRU_current"}, "categoryorder": "category ascending", "side": "right"}, "xaxis19": {"anchor": "y19", "domain": [0.0, 1.0], "matches": "x31", "showticklabels": false}, "yaxis19": {"anchor": "x19", "domain": [0.3879, 0.4182], "title": {"font": {"size": 10}, "text": "O_w_BRU_power"}, "categoryorder": "category ascending"}, "xaxis20": {"anchor": "y20", "domain": [0.0, 1.0], "matches": "x31", "showticklabels": false}, "yaxis20": {"anchor": "x20", "domain": [0.3555, 0.3859], "title": {"font": {"size": 10}, "text": "O_w_BRU_voltage"}, "categoryorder": "category ascending", "side": "right"}, "xaxis21": {"anchor": "y21", "domain": [0.0, 1.0], "matches": "x31", "showticklabels": false}, "yaxis21": {"anchor": "x21", "domain": [0.3232, 0.3535], "title": {"font": {"size": 10}, "text": "I_w_HR_Weg"}, "categoryorder": "category ascending"}, "xaxis22": {"anchor": "y22", "domain": [0.0, 1.0], "matches": "x31", "showticklabels": false}, "yaxis22": {"anchor": "x22", "domain": [0.2909, 0.3212], "title": {"font": {"size": 10}, "text": "O_w_HR_energy"}, "categoryorder": "category ascending", "side": "right"}, "xaxis23": {"anchor": "y23", "domain": [0.0, 1.0], "matches": "x31", "showticklabels": false}, "yaxis23": {"anchor": "x23", "domain": [0.2586, 0.2889], "title": {"font": {"size": 10}, "text": "O_w_HR_current"}, "categoryorder": "category ascending"}, "xaxis24": {"anchor": "y24", "domain": [0.0, 1.0], "matches": "x31", "showticklabels": false}, "yaxis24": {"anchor": "x24", "domain": [0.2263, 0.2566], "title": {"font": {"size": 10}, "text": "O_w_HR_power"}, "categoryorder": "category ascending", "side": "right"}, "xaxis25": {"anchor": "y25", "domain": [0.0, 1.0], "matches": "x31", "showticklabels": false}, "yaxis25": {"anchor": "x25", "domain": [0.1939, 0.2243], "title": {"font": {"size": 10}, "text": "O_w_HR_voltage"}, "categoryorder": "category ascending"}, "xaxis26": {"anchor": "y26", "domain": [0.0, 1.0], "matches": "x31", "showticklabels": false}, "yaxis26": {"anchor": "x26", "domain": [0.1616, 0.1919], "title": {"font": {"size": 10}, "text": "I_w_HL_Weg"}, "categoryorder": "category ascending", "side": "right"}, "xaxis27": {"anchor": "y27", "domain": [0.0, 1.0], "matches": "x31", "showticklabels": false}, "yaxis27": {"anchor": "x27", "domain": [0.1293, 0.1596], "title": {"font": {"size": 10}, "text": "O_w_HL_energy"}, "categoryorder": "category ascending"}, "xaxis28": {"anchor": "y28", "domain": [0.0, 1.0], "matches": "x31", "showticklabels": false}, "yaxis28": {"anchor": "x28", "domain": [0.09697, 0.1273], "title": {"font": {"size": 10}, "text": "O_w_HL_current"}, "categoryorder": "category ascending", "side": "right"}, "xaxis29": {"anchor": "y29", "domain": [0.0, 1.0], "matches": "x31", "showticklabels": false}, "yaxis29": {"anchor": "x29", "domain": [0.06465, 0.09497], "title": {"font": {"size": 10}, "text": "O_w_HL_power"}, "categoryorder": "category ascending"}, "xaxis30": {"anchor": "y30", "domain": [0.0, 1.0], "matches": "x31", "showticklabels": false}, "yaxis30": {"anchor": "x30", "domain": [0.03232, 0.06265], "title": {"font": {"size": 10}, "text": "O_w_HL_voltage"}, "categoryorder": "category ascending", "side": "right"}, "xaxis31": {"anchor": "y31", "domain": [0.0, 1.0]}, "yaxis31": {"anchor": "x31", "domain": [0.0, 0.03032], "title": {"font": {"size": 10}, "text": "O_i_energie_gesamt"}, "categoryorder": "category ascending"}, "title": {"x": 0.5}, "autosize": true, "height": 2520, "showlegend": false}}
